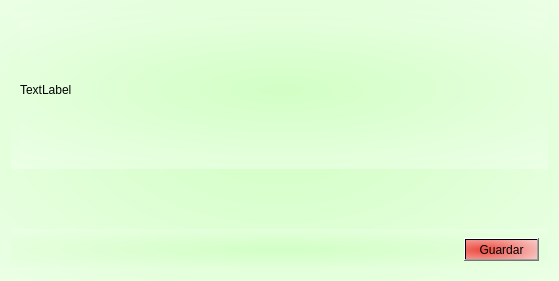
<?xml version="1.0" encoding="UTF-8"?>
<ui version="4.0">
 <class>Certificado</class>
 <widget class="QWidget" name="Certificado">
  <property name="windowModality">
   <enum>Qt::WindowModal</enum>
  </property>
  <property name="geometry">
   <rect>
    <x>0</x>
    <y>0</y>
    <width>559</width>
    <height>281</height>
   </rect>
  </property>
  <property name="minimumSize">
   <size>
    <width>523</width>
    <height>200</height>
   </size>
  </property>
  <property name="maximumSize">
   <size>
    <width>16777215</width>
    <height>16777215</height>
   </size>
  </property>
  <property name="windowTitle">
   <string>Form</string>
  </property>
  <property name="styleSheet">
   <string notr="true">background-color: qradialgradient(spread:pad, cx:0.477227, cy:0.392, radius:1.271, fx:0.477227, fy:0.387, stop:0 rgba(104, 206, 245, 248), stop:1 rgba(255, 255, 255, 255));
background-color: qradialgradient(spread:pad, cx:0.5, cy:0.5, radius:1.271, fx:0.5, fy:0.5, stop:0 rgba(210, 255, 197, 255), stop:1 rgba(255, 255, 255, 255));</string>
  </property>
  <layout class="QVBoxLayout" name="verticalLayout_3">
   <item>
    <widget class="QWidget" name="widget_2" native="true">
     <layout class="QVBoxLayout" name="verticalLayout">
      <item>
       <widget class="QLabel" name="outCertificado">
        <property name="minimumSize">
         <size>
          <width>523</width>
          <height>140</height>
         </size>
        </property>
        <property name="text">
         <string>TextLabel</string>
        </property>
       </widget>
      </item>
     </layout>
    </widget>
   </item>
   <item>
    <spacer name="verticalSpacer">
     <property name="orientation">
      <enum>Qt::Vertical</enum>
     </property>
     <property name="sizeHint" stdset="0">
      <size>
       <width>20</width>
       <height>40</height>
      </size>
     </property>
    </spacer>
   </item>
   <item>
    <widget class="QWidget" name="widget" native="true">
     <layout class="QHBoxLayout" name="horizontalLayout">
      <item>
       <spacer name="horizontalSpacer">
        <property name="orientation">
         <enum>Qt::Horizontal</enum>
        </property>
        <property name="sizeHint" stdset="0">
         <size>
          <width>40</width>
          <height>20</height>
         </size>
        </property>
       </spacer>
      </item>
      <item>
       <widget class="QPushButton" name="cmdGuardar">
        <property name="styleSheet">
         <string notr="true">background-color: qradialgradient(spread:reflect, cx:0.239, cy:0.528273, radius:1.271, fx:0.233, fy:0.522727, stop:0 rgba(236, 61, 52, 241), stop:1 rgba(255, 255, 255, 255));</string>
        </property>
        <property name="text">
         <string>Guardar</string>
        </property>
       </widget>
      </item>
     </layout>
    </widget>
   </item>
  </layout>
 </widget>
 <resources/>
 <connections/>
</ui>
